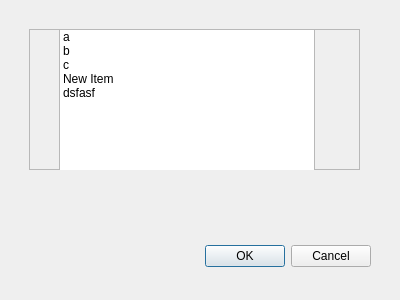
<?xml version="1.0" encoding="UTF-8"?>
<ui version="4.0">
 <class>Dialog</class>
 <widget class="QDialog" name="Dialog">
  <property name="geometry">
   <rect>
    <x>0</x>
    <y>0</y>
    <width>400</width>
    <height>300</height>
   </rect>
  </property>
  <property name="windowTitle">
   <string>Dialog</string>
  </property>
  <widget class="QDialogButtonBox" name="buttonBox">
   <property name="geometry">
    <rect>
     <x>30</x>
     <y>240</y>
     <width>341</width>
     <height>32</height>
    </rect>
   </property>
   <property name="orientation">
    <enum>Qt::Horizontal</enum>
   </property>
   <property name="standardButtons">
    <set>QDialogButtonBox::Cancel|QDialogButtonBox::Ok</set>
   </property>
  </widget>
  <widget class="QFrame" name="frame">
   <property name="geometry">
    <rect>
     <x>29</x>
     <y>29</y>
     <width>331</width>
     <height>141</height>
    </rect>
   </property>
   <property name="frameShape">
    <enum>QFrame::StyledPanel</enum>
   </property>
   <property name="frameShadow">
    <enum>QFrame::Raised</enum>
   </property>
   <widget class="QListWidget" name="listWidget">
    <property name="geometry">
     <rect>
      <x>30</x>
      <y>0</y>
      <width>256</width>
      <height>192</height>
     </rect>
    </property>
    <item>
     <property name="text">
      <string>a</string>
     </property>
    </item>
    <item>
     <property name="text">
      <string>b</string>
     </property>
    </item>
    <item>
     <property name="text">
      <string>c</string>
     </property>
    </item>
    <item>
     <property name="text">
      <string>New Item</string>
     </property>
    </item>
    <item>
     <property name="text">
      <string>dsfasf</string>
     </property>
    </item>
   </widget>
  </widget>
 </widget>
 <resources/>
 <connections>
  <connection>
   <sender>buttonBox</sender>
   <signal>accepted()</signal>
   <receiver>Dialog</receiver>
   <slot>accept()</slot>
   <hints>
    <hint type="sourcelabel">
     <x>248</x>
     <y>254</y>
    </hint>
    <hint type="destinationlabel">
     <x>157</x>
     <y>274</y>
    </hint>
   </hints>
  </connection>
  <connection>
   <sender>buttonBox</sender>
   <signal>rejected()</signal>
   <receiver>Dialog</receiver>
   <slot>reject()</slot>
   <hints>
    <hint type="sourcelabel">
     <x>316</x>
     <y>260</y>
    </hint>
    <hint type="destinationlabel">
     <x>286</x>
     <y>274</y>
    </hint>
   </hints>
  </connection>
 </connections>
</ui>
